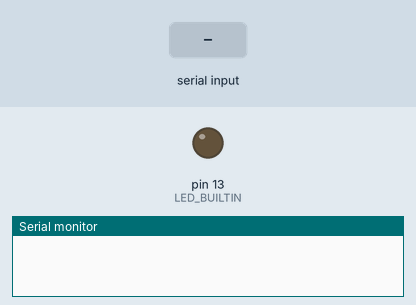
A sketch run on a simulated Arduino Uno, built with avr-gcc and run on an emulated ATmega328P. Parts: output pins drawn as LEDs (lit = HIGH), the last lines printed to the serial monitor. Dashed ring = blinking. The test bench sets the inputs (shaded band).

Above: at 1.2 s.
1.3 s: "2" received over Serial
At 1.6 s:
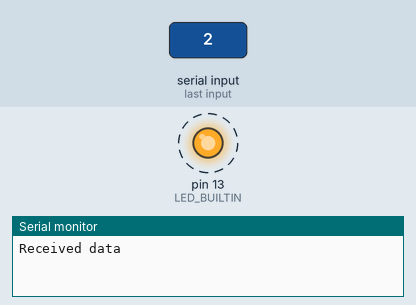
Timing chart, 0 to 4.3 s (numbered marks = the images above; inputs shaded):
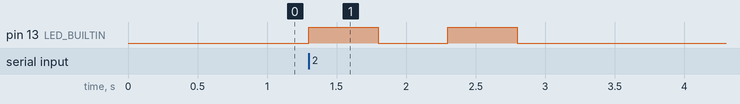

The sketch:

arduino1.c.ino
```cpp
String inputString = "";         // a String to hold incoming data
boolean stringComplete = false;  // whether the string is complete

int inByte=0;

void setup() {
  pinMode(LED_BUILTIN, OUTPUT);
  Serial.begin(115200);

}

void loop() {
  int i;
  if(Serial.available())
  {
    inByte = Serial.read();
    Serial.write("Received data\n");

    inByte -= 0x30;

    for(i=0; i<inByte; i++)
    {
      digitalWrite(LED_BUILTIN, HIGH);   // turn the LED on (HIGH is the voltage level)
      delay(500);                       // wait for a second
      digitalWrite(LED_BUILTIN, LOW);    // turn the LED off by making the voltage LOW
      delay(500);
    }
  }
}
```

Measured:
- after the input at 1.3 s, pin 13 (LED_BUILTIN): alternates HIGH for 0.50 s and LOW for 0.50 s, 4 changes in all, then stays LOW, starting at once
